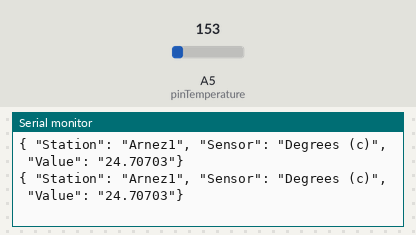
Bench run of a sketch on a simulated Arduino Uno, built with avr-gcc and run on an emulated ATmega328P. On the bench: the last lines printed to the serial monitor. The test bench sets the inputs (shaded band); at power-on: A5 (pinTemperature) = 153.

Above: at 2.8 s.
2.9 s: A5 (pinTemperature) set to 165
At 4.9 s:
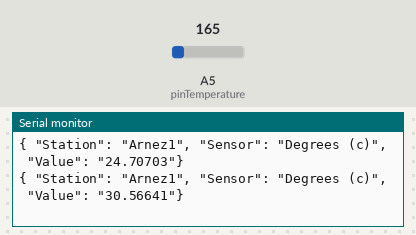
5.6 s: A5 (pinTemperature) set to 175
At 6.7 s:
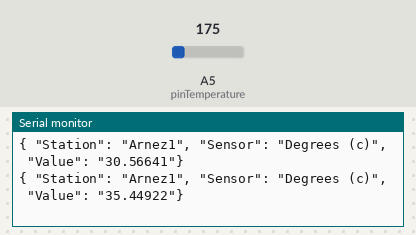
Timing chart, 0 to 8.6 s (numbered marks = the images above; inputs shaded):
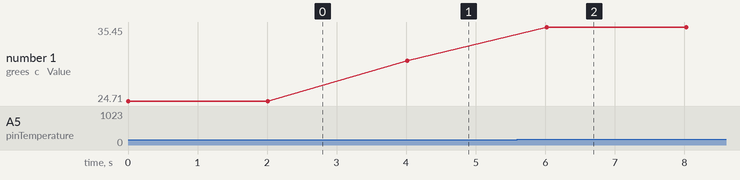

Measured:
- after the input at 2.9 s, the serial monitor: prints a new line after 1.1 s (image 1)
- after the input at 5.6 s, the serial monitor: prints a new line after 0.42 s (image 2)
- plotted number 1: 24.71 → 30.57 after the input at 2.9 s, 30.57 → 35.45 after the input at 5.6 s

The sketch:

Station3_Arnez.ino
```cpp
#include <stdlib.h>

String stationName = "Arnez1";
int stationFrequency = 2000;

int pinTemperature = 5;
String temperatureName = "Degrees (c)";

//int pinSound = 1;
//String soundName = "Sound"; //10-80cm


void setup()
{
  Serial.begin(9600);
  pinMode(pinTemperature, INPUT);
}

void loop()
{

 //getting the voltage reading from the temperature sensor
 int reading = analogRead(pinTemperature);

 // converting that reading to voltage, for 3.3v arduino use 3.3
//float voltage = reading * 5.0;
float voltage = reading * 5.0; // battery power
 voltage /= 1024.0;

 // print out the voltage
 //Serial.print(voltage); Serial.println(" volts");

 // now print out the temperature
 float temperatureC = (voltage - 0.5) * 100 ;  //converting from 10 mv per degree wit 500 mV offset
                                               //to degrees ((volatge - 500mV) times 100)
 //Serial.print(temperatureC); Serial.println(" degrees C");

 // now convert to Fahrenheight
 float temperatureF = (temperatureC * 9.0 / 5.0) + 32.0;
 //Serial.print(temperatureF); Serial.println(" degrees F");


  String converted = dtostrf(temperatureC, 5, 5, new char[11]);

  String tempValue = "{ \"Station\": \"" + stationName + "\", " +
                        "\"Sensor\": \"" + temperatureName + "\", " +
                        "\"Value\": \"" + converted + "\"} ";

  Serial.println(tempValue);
//   delay(100);
//  Serial.println(soundValue);

  delay(stationFrequency);


}
```
